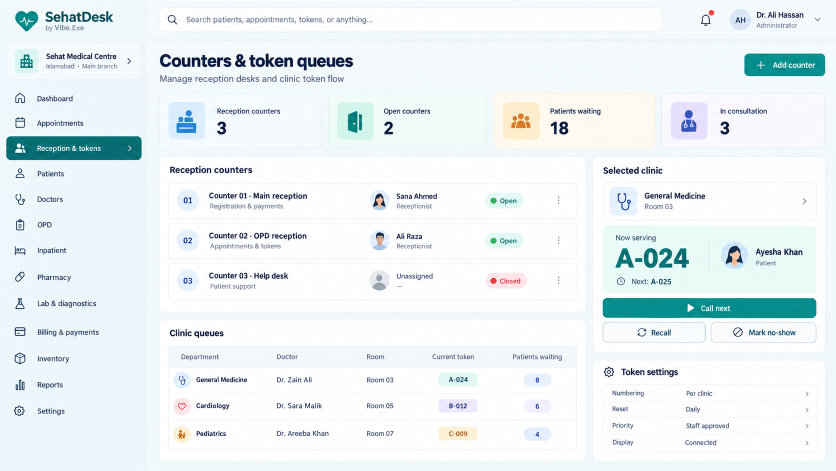
#> input picture ui_design_reference/SehatDesk-Expanded-Workflow-Kit/04-image-references/reference-01.png, 1672 x 941 px (shown at 1/2 size)
$ python -i render.py   (imports and definitions only)
#> lines starting #> are read from the running program, lines starting #| are printed output that depends on the picture; after the words box and inside, x2 and y2 are one past the last pixel; in counts of white or black regions, pixels touching at a corner belong together
#> further down, picture is the input picture: PIL image 1672x941 RGB; mean R, G, B 234.5, 241.9, 244.2
"""Page to paper: html to PDF with the PC's own Edge or Chrome, and PDF to thermal printer commands.
Job pages hold patient data: temporary files go as soon as a job ends and nothing is logged."""

import os
import shutil
import subprocess
import sys
import tempfile
from pathlib import Path

DOTS_WIDE = 576  # 72 mm printable at 203 dpi
DOTS_PER_INCH = 203
BLACK_BELOW = 150
_BAND = 255  # lines per image command, the size every ESC/POS printer accepts
_NO_SCRIPTS = "<meta http-equiv='Content-Security-Policy' content=\"script-src 'none'\">"
_ROLL_PAGE = "<style>@page { size: 80mm 1200mm; margin: 0; }</style>"


# [79 lines left out: functions find_browser, html_to_pdf, roll_image, not called in this run]


def escpos(image) -> bytes:
    """Black dots only, no grey dithering, then feed past the cutter and cut."""
    dots = image.convert("L").point(lambda v: 255 if v < BLACK_BELOW else 0).convert("1")
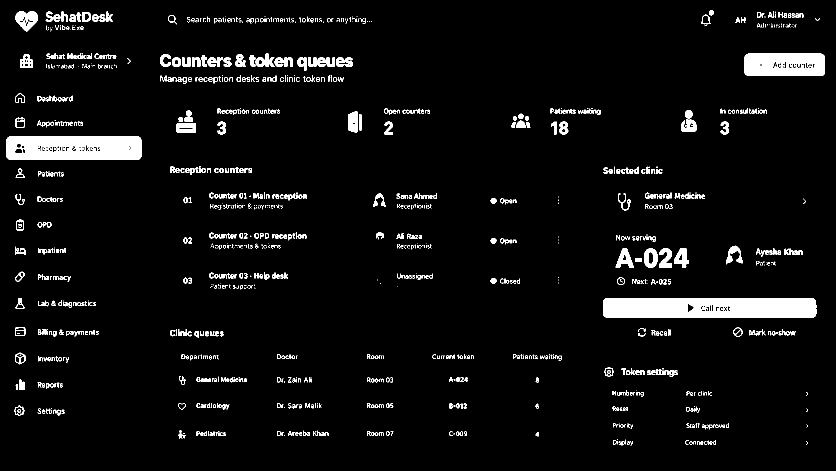
#> dots: PIL image 1672x941 1 (shown at 1/2 size); 5% white; 1206 white regions (547 under 20 px), largest, box (x1, y1, x2, y2) and area: (1206, 596, 1633, 636) 16416, (13, 273, 283, 320) 11751, (1489, 107, 1650, 152) 6618
    row_bytes = (dots.width + 7) // 8
#> row_bytes = 209
    out = bytearray(b"\x1b@")  # reset
    for top in range(0, dots.height, _BAND):
        band = dots.crop((0, top, dots.width, min(top + _BAND, dots.height)))
        out += b"\x1dv0\x00"
        out += bytes((row_bytes & 255, row_bytes >> 8, band.height & 255, band.height >> 8))
        out += band.tobytes()
#> this loop made 4 passes
#> pass 1, in escpos, `band = dots.crop((0, top, dots.width, min(top + _BAND, dots.height)))`:
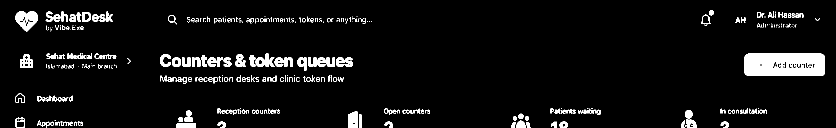
#> band: PIL image 1672x255 1 (shown at 1/2 size); 5.6% white; 387 white regions (186 under 20 px), largest, box (x1, y1, x2, y2) and area: (1489, 107, 1650, 152) 6618, (31, 22, 76, 63) 1160, (696, 222, 715, 255) 553
#> pass 2, in escpos, `band = dots.crop((0, top, dots.width, min(top + _BAND, dots.height)))`:
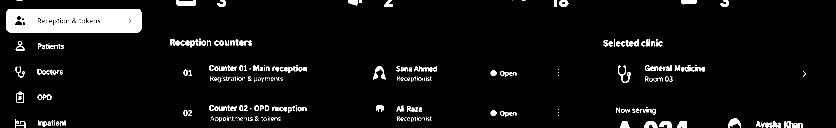
#> band: PIL image 1672x255 1 (shown at 1/2 size); 5.5% white; 359 white regions (174 under 20 px), largest, box (x1, y1, x2, y2) and area: (13, 18, 283, 65) 11751, (353, 0, 392, 11) 343, (746, 132, 771, 159) 278
#> pass 3, in escpos, `band = dots.crop((0, top, dots.width, min(top + _BAND, dots.height)))`:
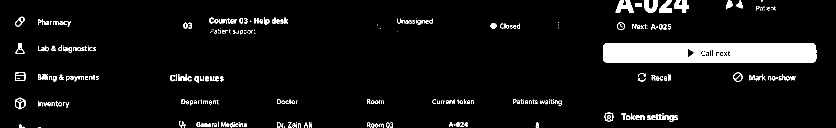
#> band: PIL image 1672x255 1 (shown at 1/2 size); 6.3% white; 311 white regions (120 under 20 px), largest, box (x1, y1, x2, y2) and area: (1206, 86, 1633, 126) 16416, (1231, 0, 1268, 25) 524, (1348, 0, 1378, 25) 469
    out += b"\x1dV\x42\x40"  # feed to the cutter, partial cut
    return bytes(out)


# [17 lines left out: functions prepare, run_job, not called in this run]

>>> from PIL import Image
>>> picture = Image.open('../ui_design_reference/SehatDesk-Expanded-Workflow-Kit/04-image-references/reference-01.png')
>>> result = escpos(picture)

$ run again, on ui_design_reference/SehatDesk-Expanded-Workflow-Kit/04-image-references/reference-03.png
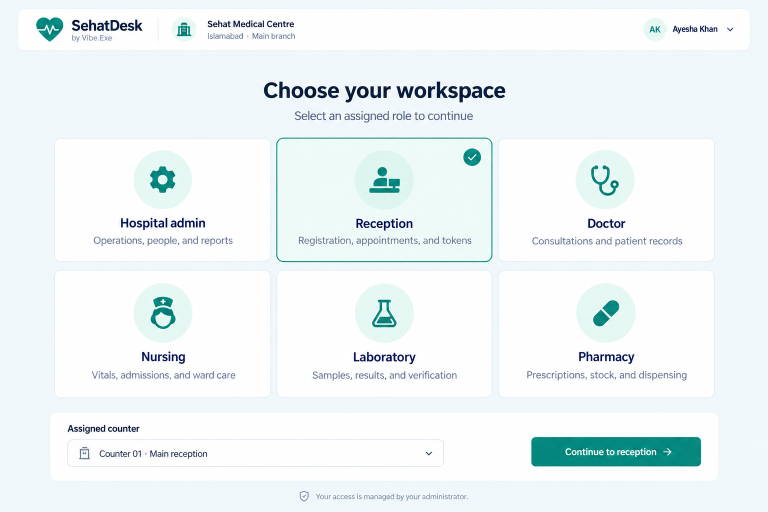
#> input picture ui_design_reference/SehatDesk-Expanded-Workflow-Kit/04-image-references/reference-03.png, 1536 x 1024 px (shown at 1/2 size)
#> picture is the input picture: PIL image 1536x1024 RGB; mean R, G, B 237.7, 244.8, 246.3
#> in escpos, `dots = image.convert("L").point(lambda v: 255 if v < BLACK_BELOW else ..`:
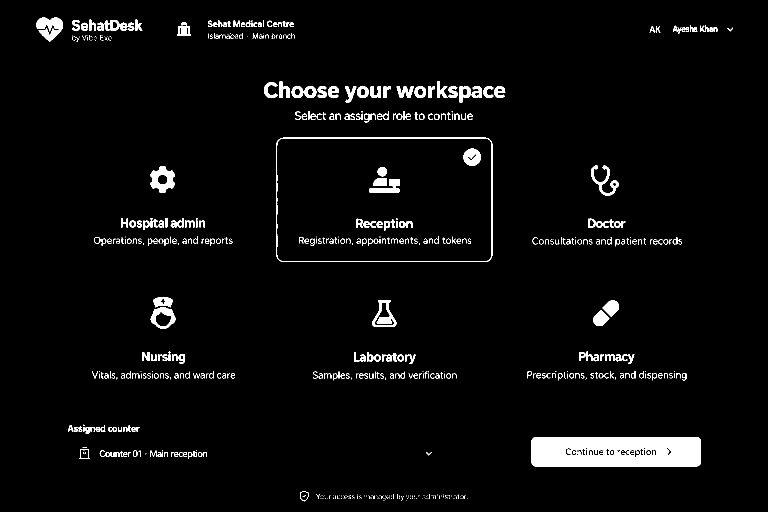
#> dots: PIL image 1536x1024 1 (shown at 1/2 size); 3.6% white; 617 white regions (275 under 20 px), largest, box (x1, y1, x2, y2) and area: (1063, 874, 1402, 933) 18661, (553, 275, 985, 524) 2511, (73, 35, 126, 83) 1564
#> the loop in escpos, `for top in range(0, dots.height, _BAND):` made 5 passes
#> pass 3, in escpos, `band = dots.crop((0, top, dots.width, min(top + _BAND, dots.height)))`:
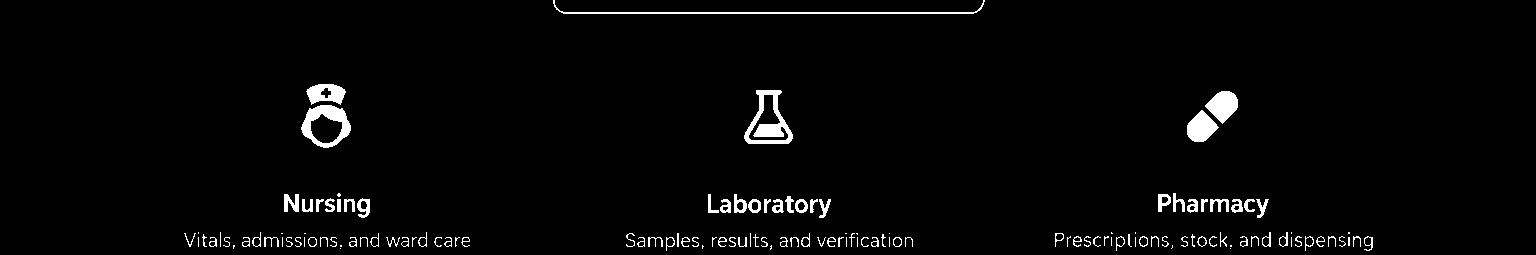
#> band: PIL image 1536x255 1; 2.5% white; 137 white regions (36 under 20 px), largest, box (x1, y1, x2, y2) and area: (744, 90, 793, 144) 1115, (301, 105, 351, 148) 956, (553, 0, 985, 14) 880

$ run again, on ui_design_reference/SehatDesk-Expanded-Workflow-Kit/04-image-references/reference-04.png
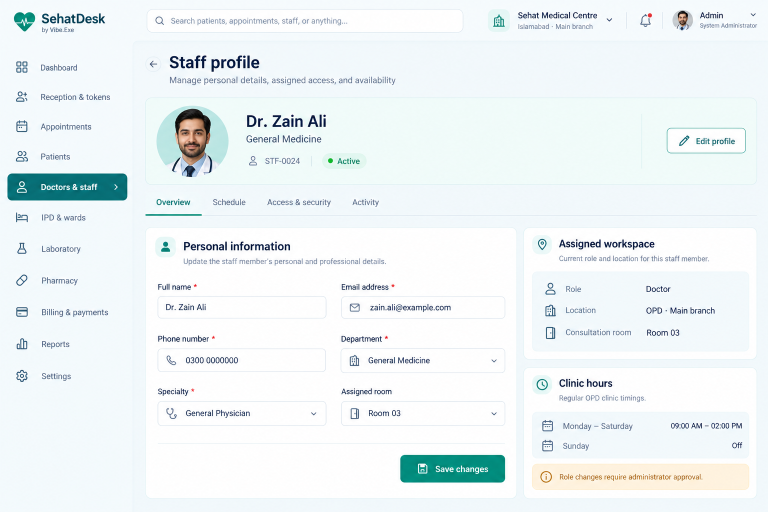
#> input picture ui_design_reference/SehatDesk-Expanded-Workflow-Kit/04-image-references/reference-04.png, 1536 x 1024 px (shown at 1/2 size)
#> picture is the input picture: PIL image 1536x1024 RGB; mean R, G, B 237, 243.7, 245.3
#> in escpos, `dots = image.convert("L").point(lambda v: 255 if v < BLACK_BELOW else ..`:
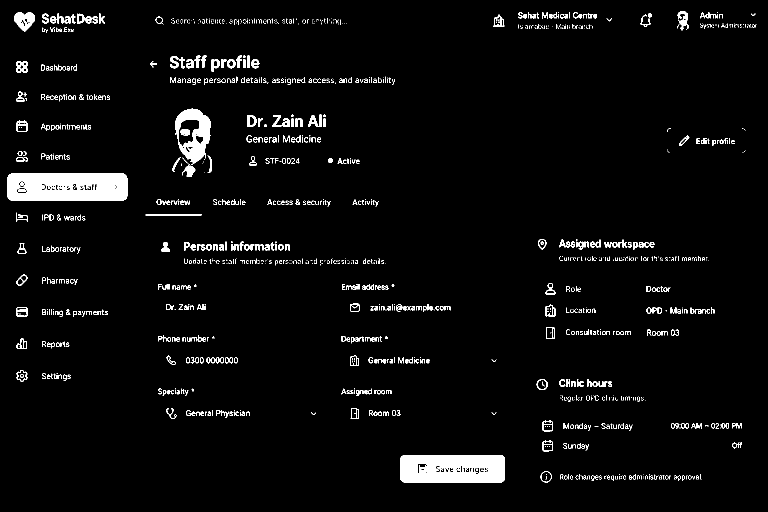
#> dots: PIL image 1536x1024 1 (shown at 1/2 size); 3.8% white; 1311 white regions (769 under 20 px), largest, box (x1, y1, x2, y2) and area: (15, 347, 255, 401) 11887, (801, 910, 1010, 965) 10451, (350, 217, 422, 330) 4021
#> the loop in escpos, `for top in range(0, dots.height, _BAND):` made 5 passes
#> pass 3, in escpos, `band = dots.crop((0, top, dots.width, min(top + _BAND, dots.height)))`:
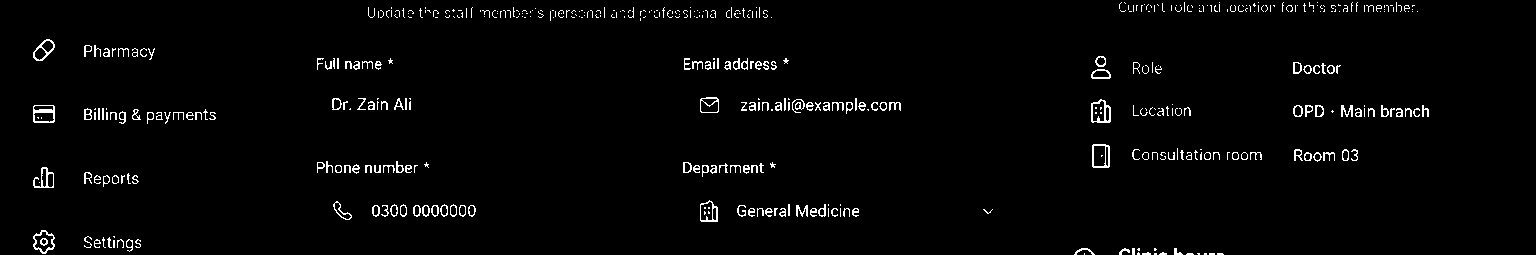
#> band: PIL image 1536x255 1; 2.3% white in thin lines or dots
